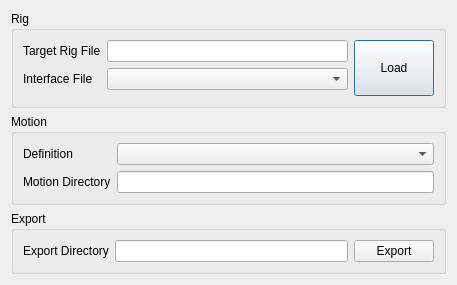
<?xml version="1.0" encoding="UTF-8"?>
<ui version="4.0">
 <class>Dialog</class>
 <widget class="QDialog" name="Dialog">
  <property name="geometry">
   <rect>
    <x>0</x>
    <y>0</y>
    <width>457</width>
    <height>247</height>
   </rect>
  </property>
  <property name="windowTitle">
   <string>Dialog</string>
  </property>
  <layout class="QVBoxLayout" name="verticalLayout">
   <item>
    <widget class="QGroupBox" name="groupBox">
     <property name="title">
      <string>Rig</string>
     </property>
     <layout class="QGridLayout" name="gridLayout">
      <item row="0" column="0">
       <widget class="QLabel" name="label">
        <property name="text">
         <string>Target Rig File</string>
        </property>
       </widget>
      </item>
      <item row="0" column="1">
       <widget class="QLineEdit" name="target_rig_file_lineEdit"/>
      </item>
      <item row="1" column="0">
       <widget class="QLabel" name="label_5">
        <property name="text">
         <string>Interface File</string>
        </property>
       </widget>
      </item>
      <item row="1" column="1">
       <widget class="QComboBox" name="interface_comboBox"/>
      </item>
      <item row="0" column="2" rowspan="3">
       <widget class="QPushButton" name="load_rig_pushButton">
        <property name="sizePolicy">
         <sizepolicy hsizetype="Minimum" vsizetype="Minimum">
          <horstretch>0</horstretch>
          <verstretch>0</verstretch>
         </sizepolicy>
        </property>
        <property name="text">
         <string>Load</string>
        </property>
       </widget>
      </item>
     </layout>
    </widget>
   </item>
   <item>
    <widget class="QGroupBox" name="groupBox_2">
     <property name="title">
      <string>Motion</string>
     </property>
     <layout class="QGridLayout" name="gridLayout_2">
      <item row="1" column="1">
       <widget class="QLineEdit" name="motion_directory_lineEdit"/>
      </item>
      <item row="0" column="1">
       <widget class="QComboBox" name="motion_definition_comboBox"/>
      </item>
      <item row="1" column="0">
       <widget class="QLabel" name="label_4">
        <property name="text">
         <string>Motion Directory</string>
        </property>
       </widget>
      </item>
      <item row="0" column="0">
       <widget class="QLabel" name="label_6">
        <property name="text">
         <string>Definition</string>
        </property>
       </widget>
      </item>
     </layout>
    </widget>
   </item>
   <item>
    <widget class="QGroupBox" name="groupBox_3">
     <property name="title">
      <string>Export</string>
     </property>
     <layout class="QGridLayout" name="gridLayout_3">
      <item row="0" column="0">
       <widget class="QLabel" name="label_7">
        <property name="text">
         <string>Export Directory</string>
        </property>
       </widget>
      </item>
      <item row="0" column="1">
       <widget class="QLineEdit" name="export_directory_lineEdit"/>
      </item>
      <item row="0" column="2">
       <widget class="QPushButton" name="export_pushButton">
        <property name="text">
         <string>Export</string>
        </property>
       </widget>
      </item>
     </layout>
    </widget>
   </item>
   <item>
    <spacer name="verticalSpacer">
     <property name="orientation">
      <enum>Qt::Vertical</enum>
     </property>
     <property name="sizeHint" stdset="0">
      <size>
       <width>20</width>
       <height>40</height>
      </size>
     </property>
    </spacer>
   </item>
  </layout>
 </widget>
 <resources/>
 <connections/>
</ui>
